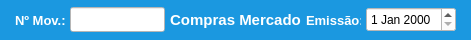
     <widget class="QWidget" name="widget" native="true">
      <property name="minimumSize">
       <size>
        <width>0</width>
        <height>40</height>
       </size>
      </property>
      <property name="maximumSize">
       <size>
        <width>16777215</width>
        <height>40</height>
       </size>
      </property>
      <property name="styleSheet">
       <string notr="true">background-color: rgb(27, 152, 224);</string>
      </property>
      <layout class="QHBoxLayout" name="horizontalLayout">
       <property name="spacing">
        <number>5</number>
       </property>
       <property name="leftMargin">
        <number>15</number>
       </property>
       <property name="topMargin">
        <number>5</number>
       </property>
       <property name="rightMargin">
        <number>15</number>
       </property>
       <property name="bottomMargin">
        <number>5</number>
       </property>
       <item>
        <widget class="QLabel" name="label_4">
         <property name="minimumSize">
          <size>
           <width>50</width>
           <height>0</height>
          </size>
         </property>
         <property name="maximumSize">
          <size>
           <width>50</width>
           <height>16777215</height>
          </size>
         </property>
         <property name="font">
          <font>
           <pointsize>10</pointsize>
           <weight>75</weight>
           <bold>true</bold>
          </font>
         </property>
         <property name="styleSheet">
          <string notr="true">color: rgb(255, 255, 255);</string>
         </property>
         <property name="text">
          <string>Nº Mov.:</string>
         </property>
         <property name="alignment">
          <set>Qt::AlignLeading|Qt::AlignLeft|Qt::AlignVCenter</set>
         </property>
        </widget>
       </item>
       <item>
        <widget class="QLineEdit" name="line_Num">
         <property name="sizePolicy">
          <sizepolicy hsizetype="Preferred" vsizetype="Preferred">
           <horstretch>0</horstretch>
           <verstretch>0</verstretch>
          </sizepolicy>
         </property>
         <property name="minimumSize">
          <size>
           <width>95</width>
           <height>25</height>
          </size>
         </property>
         <property name="maximumSize">
          <size>
           <width>95</width>
           <height>25</height>
          </size>
         </property>
         <property name="font">
          <font>
           <pointsize>9</pointsize>
          </font>
         </property>
         <property name="styleSheet">
          <string notr="true">background-color: rgb(255, 255, 255);</string>
         </property>
         <property name="inputMask">
          <string/>
         </property>
         <property name="text">
          <string/>
         </property>
         <property name="frame">
          <bool>true</bool>
         </property>
         <property name="echoMode">
          <enum>QLineEdit::Normal</enum>
         </property>
         <property name="alignment">
          <set>Qt::AlignCenter</set>
         </property>
         <property name="dragEnabled">
          <bool>false</bool>
         </property>
         <property name="placeholderText">
          <string/>
         </property>
        </widget>
       </item>
       <item>
        <widget class="QLabel" name="label_titulo">
         <property name="font">
          <font>
           <pointsize>11</pointsize>
           <weight>75</weight>
           <bold>true</bold>
          </font>
         </property>
         <property name="styleSheet">
          <string notr="true">color: rgb(255, 255, 255);</string>
         </property>
         <property name="text">
          <string>Compras Mercado</string>
         </property>
         <property name="alignment">
          <set>Qt::AlignCenter</set>
         </property>
        </widget>
       </item>
       <item>
        <widget class="QLabel" name="label">
         <property name="minimumSize">
          <size>
           <width>55</width>
           <height>0</height>
          </size>
         </property>
         <property name="maximumSize">
          <size>
           <width>55</width>
           <height>16777215</height>
          </size>
         </property>
         <property name="font">
          <font>
           <pointsize>10</pointsize>
           <weight>75</weight>
           <bold>true</bold>
          </font>
         </property>
         <property name="styleSheet">
          <string notr="true">color: rgb(255, 255, 255);</string>
         </property>
         <property name="text">
          <string>Emissão:</string>
         </property>
        </widget>
       </item>
       <item>
        <widget class="QDateEdit" name="date_Emissao">
         <property name="sizePolicy">
          <sizepolicy hsizetype="Preferred" vsizetype="Preferred">
           <horstretch>0</horstretch>
           <verstretch>0</verstretch>
          </sizepolicy>
         </property>
         <property name="minimumSize">
          <size>
           <width>90</width>
           <height>25</height>
          </size>
         </property>
         <property name="maximumSize">
          <size>
           <width>90</width>
           <height>25</height>
          </size>
         </property>
         <property name="font">
          <font>
           <pointsize>9</pointsize>
           <weight>50</weight>
           <bold>false</bold>
          </font>
         </property>
         <property name="styleSheet">
          <string notr="true">background-color: rgb(255, 255, 255);</string>
         </property>
        </widget>
       </item>
      </layout>
     </widget>
